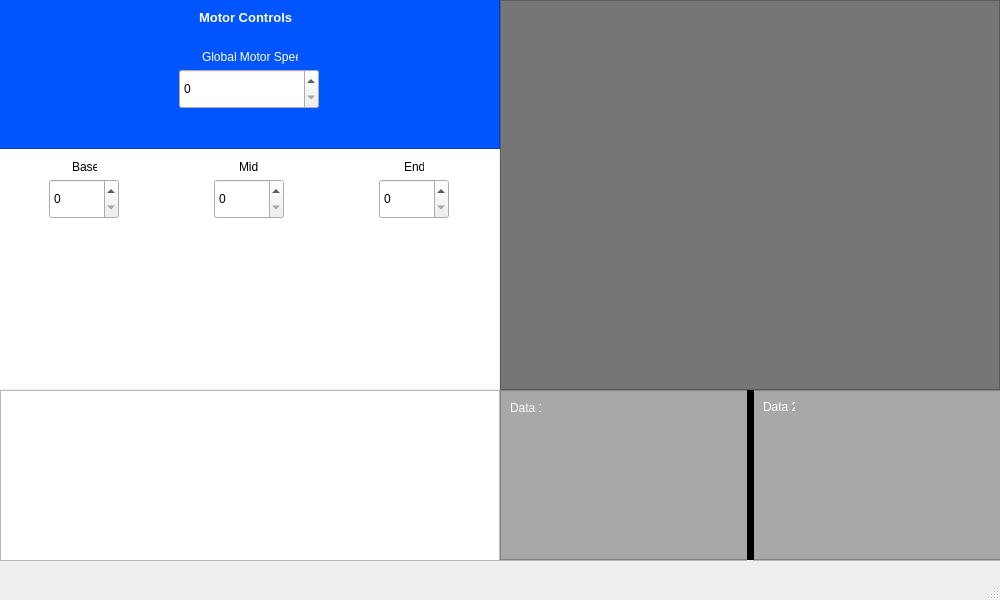
<?xml version="1.0" encoding="UTF-8"?>
<ui version="4.0">
 <class>MainWindow</class>
 <widget class="QMainWindow" name="MainWindow">
  <property name="geometry">
   <rect>
    <x>0</x>
    <y>0</y>
    <width>1000</width>
    <height>600</height>
   </rect>
  </property>
  <property name="windowTitle">
   <string>MainWindow</string>
  </property>
  <widget class="QWidget" name="centralwidget">
   <widget class="QFrame" name="motorControlsFrame">
    <property name="geometry">
     <rect>
      <x>-1</x>
      <y>-1</y>
      <width>501</width>
      <height>150</height>
     </rect>
    </property>
    <property name="frameShape">
     <enum>QFrame::StyledPanel</enum>
    </property>
    <property name="frameShadow">
     <enum>QFrame::Raised</enum>
    </property>
    <widget class="QLabel" name="motorControlLabel">
     <property name="geometry">
      <rect>
       <x>200</x>
       <y>10</y>
       <width>100</width>
       <height>16</height>
      </rect>
     </property>
     <property name="font">
      <font>
       <pointsize>10</pointsize>
       <weight>75</weight>
       <bold>true</bold>
      </font>
     </property>
     <property name="styleSheet">
      <string notr="true">color: rgb(255, 255, 255)</string>
     </property>
     <property name="text">
      <string>Motor Controls</string>
     </property>
    </widget>
    <widget class="QGraphicsView" name="motorControlsBackground">
     <property name="geometry">
      <rect>
       <x>0</x>
       <y>0</y>
       <width>501</width>
       <height>150</height>
      </rect>
     </property>
     <property name="font">
      <font>
       <pointsize>10</pointsize>
      </font>
     </property>
     <property name="styleSheet">
      <string notr="true">background-color: rgb(0, 85, 255)
</string>
     </property>
    </widget>
    <widget class="QSpinBox" name="globalMotorSpeedSpinBox">
     <property name="geometry">
      <rect>
       <x>180</x>
       <y>70</y>
       <width>140</width>
       <height>40</height>
      </rect>
     </property>
     <property name="maximum">
      <number>100</number>
     </property>
    </widget>
    <widget class="QLabel" name="globalMotorSpeedLabel">
     <property name="geometry">
      <rect>
       <x>203</x>
       <y>50</y>
       <width>96</width>
       <height>16</height>
      </rect>
     </property>
     <property name="styleSheet">
      <string notr="true">color: rgb(255, 255, 255)</string>
     </property>
     <property name="text">
      <string>Global Motor Speed</string>
     </property>
    </widget>
    <zorder>motorControlsBackground</zorder>
    <zorder>motorControlLabel</zorder>
    <zorder>globalMotorSpeedSpinBox</zorder>
    <zorder>globalMotorSpeedLabel</zorder>
   </widget>
   <widget class="QFrame" name="jointFrame">
    <property name="geometry">
     <rect>
      <x>-1</x>
      <y>149</y>
      <width>500</width>
      <height>240</height>
     </rect>
    </property>
    <property name="frameShape">
     <enum>QFrame::StyledPanel</enum>
    </property>
    <property name="frameShadow">
     <enum>QFrame::Raised</enum>
    </property>
    <widget class="QGraphicsView" name="jointBackground">
     <property name="geometry">
      <rect>
       <x>0</x>
       <y>-1</y>
       <width>501</width>
       <height>251</height>
      </rect>
     </property>
    </widget>
    <widget class="QSpinBox" name="baseSpinBox">
     <property name="geometry">
      <rect>
       <x>50</x>
       <y>30</y>
       <width>70</width>
       <height>40</height>
      </rect>
     </property>
     <property name="maximum">
      <number>100</number>
     </property>
    </widget>
    <widget class="QSpinBox" name="midSpinBox">
     <property name="geometry">
      <rect>
       <x>215</x>
       <y>30</y>
       <width>70</width>
       <height>40</height>
      </rect>
     </property>
     <property name="maximum">
      <number>100</number>
     </property>
    </widget>
    <widget class="QSpinBox" name="endSpinBox">
     <property name="geometry">
      <rect>
       <x>380</x>
       <y>30</y>
       <width>70</width>
       <height>40</height>
      </rect>
     </property>
     <property name="maximum">
      <number>100</number>
     </property>
    </widget>
    <widget class="QLabel" name="baseLabel">
     <property name="geometry">
      <rect>
       <x>73</x>
       <y>10</y>
       <width>25</width>
       <height>15</height>
      </rect>
     </property>
     <property name="text">
      <string>Base</string>
     </property>
    </widget>
    <widget class="QLabel" name="midLabel">
     <property name="geometry">
      <rect>
       <x>240</x>
       <y>10</y>
       <width>20</width>
       <height>15</height>
      </rect>
     </property>
     <property name="text">
      <string>Mid</string>
     </property>
    </widget>
    <widget class="QLabel" name="endLabel">
     <property name="geometry">
      <rect>
       <x>405</x>
       <y>10</y>
       <width>20</width>
       <height>15</height>
      </rect>
     </property>
     <property name="text">
      <string>End</string>
     </property>
    </widget>
    <widget class="QLabel" name="armDiagram">
     <property name="geometry">
      <rect>
       <x>100</x>
       <y>-60</y>
       <width>311</width>
       <height>441</height>
      </rect>
     </property>
     <property name="text">
      <string/>
     </property>
     <property name="pixmap">
      <pixmap>images/armdiagram.png</pixmap>
     </property>
     <property name="scaledContents">
      <bool>true</bool>
     </property>
    </widget>
    <zorder>jointBackground</zorder>
    <zorder>baseSpinBox</zorder>
    <zorder>endSpinBox</zorder>
    <zorder>baseLabel</zorder>
    <zorder>endLabel</zorder>
    <zorder>armDiagram</zorder>
    <zorder>midSpinBox</zorder>
    <zorder>midLabel</zorder>
   </widget>
   <widget class="QFrame" name="controlsFrame">
    <property name="geometry">
     <rect>
      <x>0</x>
      <y>390</y>
      <width>500</width>
      <height>171</height>
     </rect>
    </property>
    <property name="frameShape">
     <enum>QFrame::StyledPanel</enum>
    </property>
    <property name="frameShadow">
     <enum>QFrame::Raised</enum>
    </property>
    <widget class="QGraphicsView" name="controlsBackground">
     <property name="geometry">
      <rect>
       <x>0</x>
       <y>0</y>
       <width>500</width>
       <height>171</height>
      </rect>
     </property>
     <property name="styleSheet">
      <string notr="true"/>
     </property>
    </widget>
    <widget class="QLabel" name="controlsDiagram">
     <property name="geometry">
      <rect>
       <x>0</x>
       <y>10</y>
       <width>501</width>
       <height>151</height>
      </rect>
     </property>
     <property name="text">
      <string/>
     </property>
     <property name="pixmap">
      <pixmap>images/xboxmap.png</pixmap>
     </property>
     <property name="scaledContents">
      <bool>true</bool>
     </property>
    </widget>
   </widget>
   <widget class="QFrame" name="graphFrame">
    <property name="geometry">
     <rect>
      <x>500</x>
      <y>0</y>
      <width>500</width>
      <height>390</height>
     </rect>
    </property>
    <property name="frameShape">
     <enum>QFrame::StyledPanel</enum>
    </property>
    <property name="frameShadow">
     <enum>QFrame::Raised</enum>
    </property>
    <widget class="QGraphicsView" name="graphBackground">
     <property name="geometry">
      <rect>
       <x>0</x>
       <y>0</y>
       <width>500</width>
       <height>390</height>
      </rect>
     </property>
     <property name="styleSheet">
      <string notr="true">background-color: rgb(118, 118, 118)</string>
     </property>
    </widget>
   </widget>
   <widget class="QFrame" name="data1Frame">
    <property name="geometry">
     <rect>
      <x>500</x>
      <y>390</y>
      <width>247</width>
      <height>171</height>
     </rect>
    </property>
    <property name="frameShape">
     <enum>QFrame::StyledPanel</enum>
    </property>
    <property name="frameShadow">
     <enum>QFrame::Raised</enum>
    </property>
    <widget class="QGraphicsView" name="data1Background">
     <property name="geometry">
      <rect>
       <x>0</x>
       <y>0</y>
       <width>250</width>
       <height>170</height>
      </rect>
     </property>
     <property name="styleSheet">
      <string notr="true">background-color: rgb(168, 168, 168);</string>
     </property>
    </widget>
    <widget class="QLabel" name="data1Label">
     <property name="geometry">
      <rect>
       <x>10</x>
       <y>10</y>
       <width>31</width>
       <height>16</height>
      </rect>
     </property>
     <property name="styleSheet">
      <string notr="true">color: rgb(255, 255, 255)</string>
     </property>
     <property name="text">
      <string>Data 1</string>
     </property>
    </widget>
   </widget>
   <widget class="QFrame" name="data2Frame">
    <property name="geometry">
     <rect>
      <x>753</x>
      <y>390</y>
      <width>247</width>
      <height>171</height>
     </rect>
    </property>
    <property name="frameShape">
     <enum>QFrame::StyledPanel</enum>
    </property>
    <property name="frameShadow">
     <enum>QFrame::Raised</enum>
    </property>
    <widget class="QGraphicsView" name="data2Background">
     <property name="geometry">
      <rect>
       <x>0</x>
       <y>0</y>
       <width>250</width>
       <height>170</height>
      </rect>
     </property>
     <property name="styleSheet">
      <string notr="true">background-color: rgb(168, 168, 168);</string>
     </property>
    </widget>
    <widget class="QLabel" name="data2Label">
     <property name="geometry">
      <rect>
       <x>10</x>
       <y>10</y>
       <width>32</width>
       <height>13</height>
      </rect>
     </property>
     <property name="styleSheet">
      <string notr="true">color: rgb(255, 255, 255)</string>
     </property>
     <property name="text">
      <string>Data 2</string>
     </property>
    </widget>
   </widget>
   <widget class="QGraphicsView" name="dataSeparator">
    <property name="geometry">
     <rect>
      <x>747</x>
      <y>390</y>
      <width>7</width>
      <height>170</height>
     </rect>
    </property>
    <property name="styleSheet">
     <string notr="true">background-color: rgb(0, 0, 0)</string>
    </property>
   </widget>
  </widget>
  <widget class="QMenuBar" name="menubar">
   <property name="geometry">
    <rect>
     <x>0</x>
     <y>0</y>
     <width>1000</width>
     <height>22</height>
    </rect>
   </property>
  </widget>
  <widget class="QStatusBar" name="statusbar"/>
 </widget>
 <resources/>
 <connections/>
</ui>
